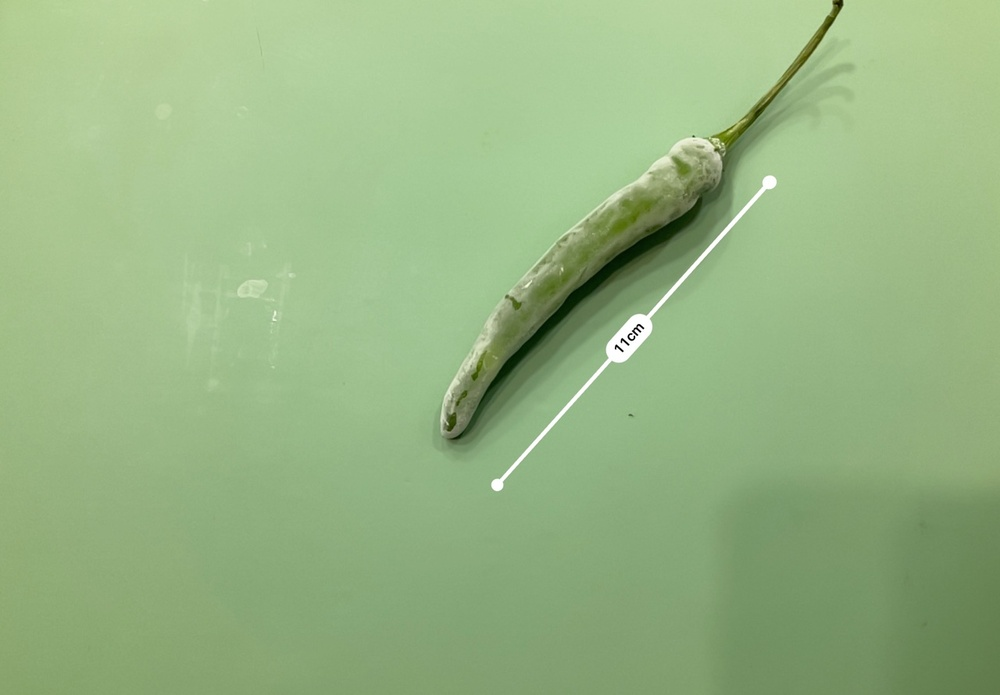
#> input picture length/test/chilipepper_11cm_3.jpg, 1000 x 695 px, shrunk from 1280 x 890 before the run, found by its file name
$ jupyter execute --allow-errors readImgNewImg.ipynb   (shell and % lines are left out)
#> lines starting #> are read from the running program, lines starting #| are printed output that depends on the picture; after the words box and inside, x2 and y2 are one past the last pixel; in counts of white or black regions, pixels touching at a corner belong together
[cell 1]
from google.colab import drive
drive.mount('/content/drive')

[cell 2]
cd /content/drive/MyDrive/dcx_mid_project/DCX_Mid_Project

[cell 3]
from imutils.perspective import four_point_transform
import matplotlib.pyplot as plt
import pytesseract
import imutils
import cv2
import re
import requests
import numpy as np
from google.colab.patches import cv2_imshow

[cell 4]
# [6 lines of commented-out code are left out]

[cell 5]
def length_from_image(img_url):
  imageOrgCp = cv2.imread(img_url)                      # 원본 이미지 불러오기
#> imageOrgCp is the input picture: shape (695, 1000, 3); mean B, G, R 131.3, 180.8, 150.8
  height, width, channel = imageOrgCp.shape             # 원본 이미지 크기 저장
  center = (width//2, height//2)                        # 이미지 center값 저장
  grayCp = cv2.cvtColor(imageOrgCp, cv2.COLOR_BGR2GRAY) # 이미지 흑백으로 전환
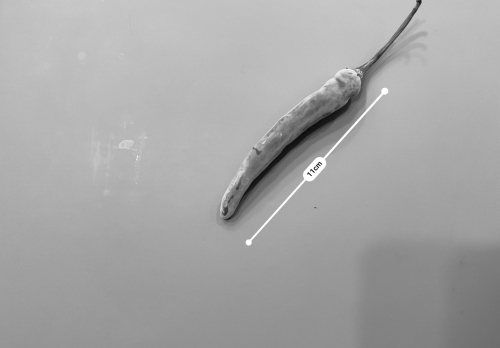
#> grayCp: shape (695, 1000) (shown at 1/2 size); min 0, max 255, mean 166.2

  grayCp = cv2.bitwise_not(grayCp)          # 이미지 색반전
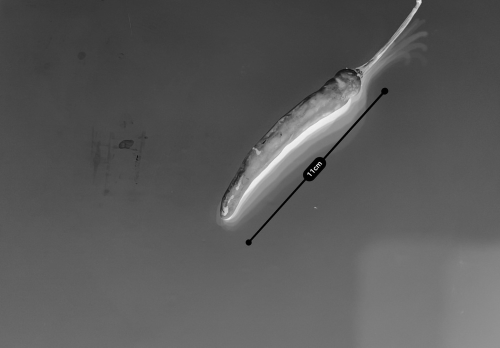
#> grayCp: shape (695, 1000) (shown at 1/2 size); min 0, max 255, mean 88.8
  threshold = 250                           # 숫자영역만 원래 0에 가까울것으로 추정되기때문에 색반전후 250 이상인값만 숫자일것으로 추정
  ret, mask = cv2.threshold(grayCp, threshold, 255, cv2.THRESH_BINARY_INV)  # threshold를 사용해 숫자영역을 제외한 나머지 부분 0으로 변환
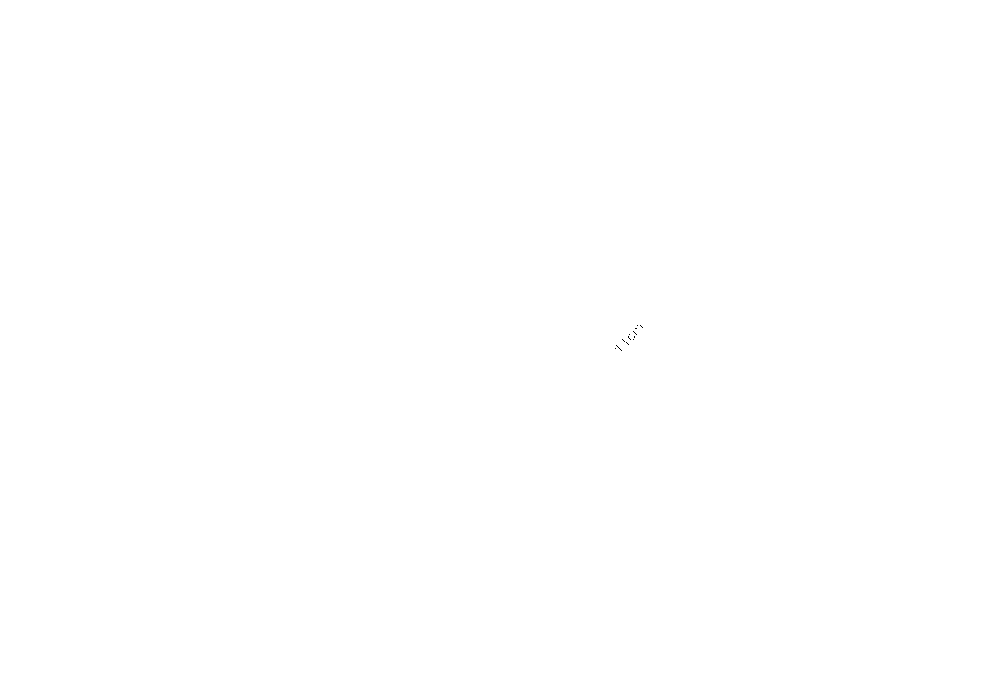
#> mask: shape (695, 1000); 100% white; black in thin lines or dots, all inside (x1, y1, x2, y2) = (615, 325, 643, 351)
#> ret = 250
  mask = cv2.bitwise_not(mask)              # mask영역 색 반전

  img_blurred = cv2.GaussianBlur(mask, ksize=(3, 3), sigmaX=0)  # 숫자영역중 흰색과 경계인 부분은 실제 0에 가까운값이 아니었기때문에 굉장히 얇은 실선 형태로 변환되었기때문에 가우시안 블러를 사용해 모양을 다시 살림

  img_blurred = 255-img_blurred             #
  ret, mask = cv2.threshold(img_blurred, threshold, 255, cv2.THRESH_BINARY_INV)
#> mask: shape (695, 1000); 0.03% white; 3 white regions, box (x1, y1, x2, y2) and area: (627, 324, 644, 341) 111, (614, 344, 623, 352) 42, (621, 338, 630, 346) 36

  mask = 255-mask
#> mask: shape (695, 1000); 100% white; 3 black regions
  # k = cv2.getStructuringElement(cv2.MORPH_RECT, (3, 3))
  # mask = cv2.erode(mask, k)
  cv2_imshow(mask)

  chars = pytesseract.image_to_string(mask)
  print(chars.split('\n'))
  return chars

#> (a cell that did not finish here is left out)

[cell 7]
# imread
imageOrgCp = cv2.imread("/content/drive/MyDrive/dcx_mid_project/DCX_Mid_Project/length/test/chilipepper_11cm_3.jpg")
height, width, channel = imageOrgCp.shape
center = (width//2, height//2)

grayCp = cv2.cvtColor(imageOrgCp, cv2.COLOR_BGR2GRAY)
cv2_imshow(grayCp)

[cell 8]
image = grayCp
image = 255-image
threshold = 250
ret, mask = cv2.threshold(image, threshold, 255, cv2.THRESH_BINARY_INV)
#> ret = 250
mask = cv2.bitwise_not(mask)

cv2_imshow(mask)
#> (the rest of this cell did not finish here and is left out)

#> (a cell that did not finish here is left out)

[cell 10]
# M = cv2.getRotationMatrix2D(center, -40, 1.0)
# grayCp = cv2.warpAffine(grayCp, M, (width,height))
mask = 255-mask
# mask = cv2.warpAffine(mask, M, (width,height))

[cell 11]
cv2_imshow(mask)

[cell 12]
contours, _ = cv2.findContours(
    mask,
    mode=cv2.RETR_LIST,
    method=cv2.CHAIN_APPROX_SIMPLE
)
#> contours = 29 contours, 28 with area under 20; largest, box (x1, y1, x2, y2) and area: (0, 0, 1000, 695) 693306

# temp_result = np.zeros((height, width), dtype=np.uint8)

# cv2.drawContours(temp_result, contours=contours, contourIdx=-1, color=255)
# cv2_imshow(temp_result)

temp_result = np.zeros((height, width), dtype=np.uint8)

contours_dict = []

for contour in contours:
    x, y, w, h = cv2.boundingRect(contour)
    cv2.rectangle(temp_result, pt1=(x, y), pt2=(x+w, y+h), color=255, thickness=-1)

    # insert to dict
    contours_dict.append({
        'x': x,
        'y': y,
        'w': w,
        'h': h,
        'cx': x + (w / 2),
        'cy': y + (h / 2)
    })
#> this loop made 29 passes
#> (contour, x, y, w, h) on passes 1 to 6: ([[620, 350], [621, 349], [622, 350], [621, 351]], 620, 349, 3, 3), ([[619, 349], [620, 348], [621, 349], [620, 350]], 619, 348, 3, 3), ([[618, 348], [619, 347], [620, 348], [619, 349]], 618, 347, 3, 3), ([[614, 348], [615, 347], [616, 348], [615, 349]], 614, 347, 3, 3), ([[617, 347], [618, 346], [619, 347], [618, 348]], 617, 346, 3, 3), ([[616, 346], [617, 345], [618, 346], [617, 347]], 616, 345, 3, 3)
#> temp_result: shape (695, 1000); every value is 255
#> after the loop, contours_dict = 29 items

[cell 13]
contours_dict

[cell 14]
cv2_imshow(temp_result)

[cell 15]
inv_grayCp = cv2.bitwise_not(grayCp)
cv2_imshow(inv_grayCp)

[cell 16]
bit_and = cv2.bitwise_and(inv_grayCp, temp_result)
M = cv2.getRotationMatrix2D(center, -50, 1.0)
#> M = [[0.643, -0.766, 444.4], [0.766, 0.643, -259.1]]
rotated = cv2.warpAffine(bit_and, M, (width,height))
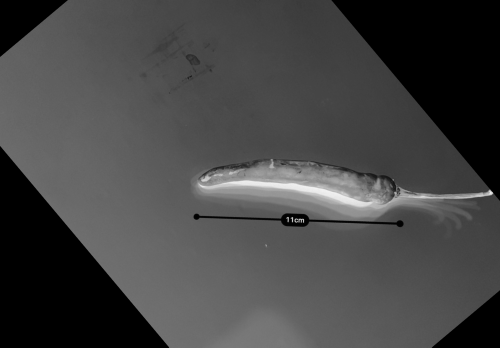
#> rotated: shape (695, 1000) (shown at 1/2 size); min 0, max 254, mean 68.7
cv2_imshow(bit_and)
cv2_imshow(rotated)

[cell 17]
threshold = 30
ret, mask = cv2.threshold(rotated, threshold, 255, cv2.THRESH_BINARY_INV)
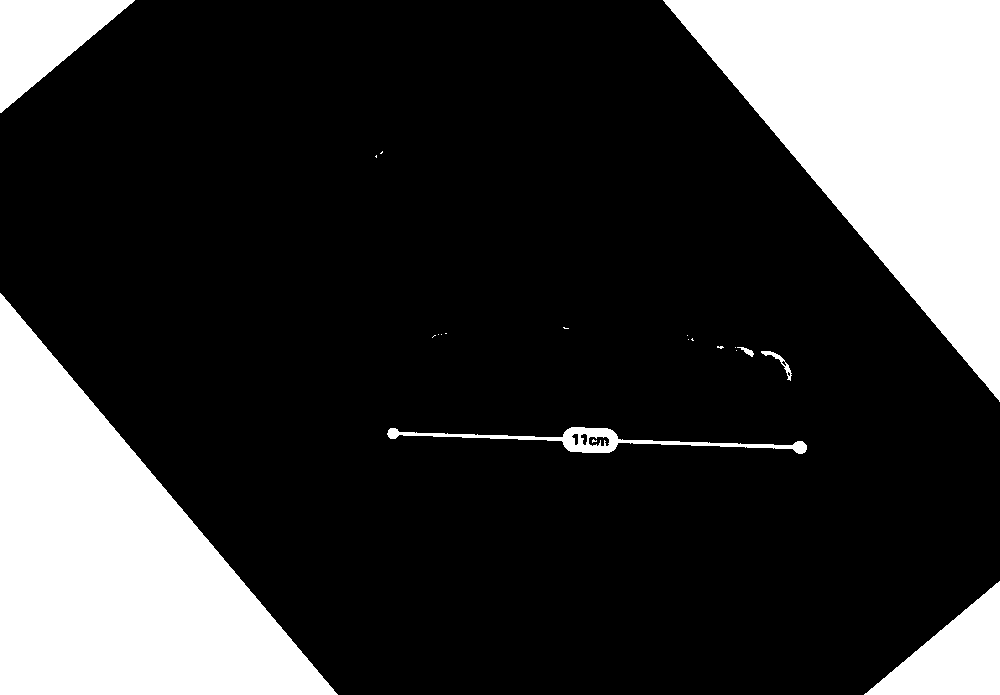
#> mask: shape (695, 1000); 22.2% white; 21 white regions (14 under 20 px), largest, box (x1, y1, x2, y2) and area: (0, 293, 338, 695) 68143, (663, 0, 1000, 402) 67861, (864, 581, 1000, 695) 7804
#> ret = 30
cv2_imshow(mask)

$ run again, with length/test/cabege_14cm.jpg copied over length/test/chilipepper_11cm_3.jpg
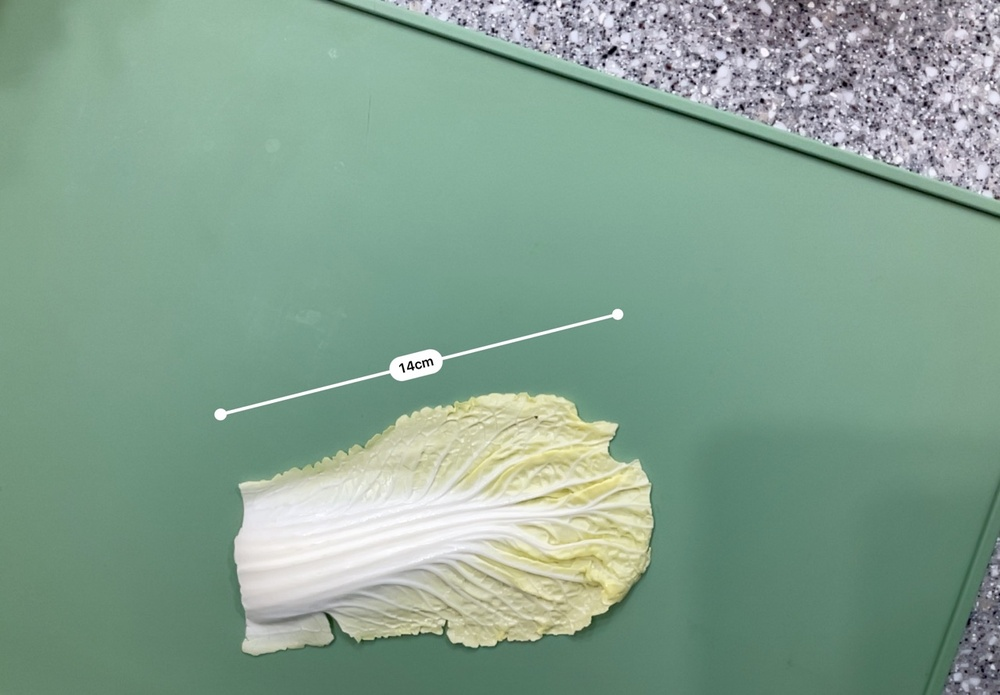
#> input picture length/test/cabege_14cm.jpg, 1000 x 695 px, shrunk from 1280 x 890 before the run, found by its file name
#> in length_from_image, imageOrgCp is the input picture: shape (695, 1000, 3); mean B, G, R 143.8, 161.3, 132.5
#> in length_from_image, `ret, mask = cv2.threshold(grayCp, threshold, 255, cv2.THRESH_BINARY_INV)`: ret = 250
#> in length_from_image, `ret, mask = cv2.threshold(img_blurred, threshold, 255, cv2.THRESH_BINA..`:
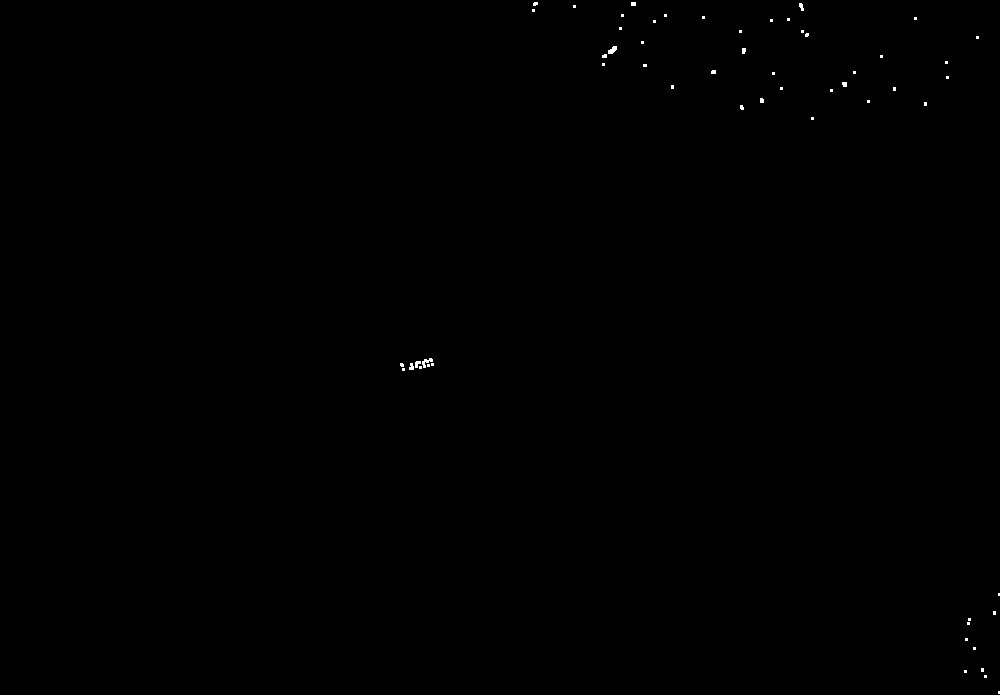
#> mask: shape (695, 1000); 0.11% white; 57 white regions (49 under 20 px), largest, box (x1, y1, x2, y2) and area: (422, 358, 433, 368) 50, (608, 46, 617, 54) 47, (415, 361, 421, 368) 29
#> contours = 71 contours, 69 with area under 20; largest, box (x1, y1, x2, y2) and area: (0, 0, 1000, 695) 693304, (608, 46, 617, 54) 26
#> the loop `for contour in contours:` made 71 passes
#> (contour, x, y, w, h) on passes 1, 2, 4, 5, 6, 7: ([[984, 676], [985, 675], [986, 676], [985, 677]], 984, 675, 3, 3), ([[964, 671], [965, 670], [966, 671], [965, 672]], 964, 670, 3, 3), ([[973, 648], [974, 647], [975, 648], [974, 649]], 973, 647, 3, 3), ([[965, 639], [966, 638], [967, 639], [966, 640]], 965, 638, 3, 3), ([[967, 623], [968, 622], [969, 623], [968, 624]], 967, 622, 3, 3), ([[968, 619], [969, 618], [970, 619], [969, 620]], 968, 618, 3, 3)
#> after the loop `for contour in contours:`: contours_dict = 71 items
#> `M = cv2.getRotationMatrix2D(center, -50, 1.0)`: M = [[0.643, -0.766, 444.4], [0.766, 0.643, -259.1]]
#> `ret, mask = cv2.threshold(rotated, threshold, 255, cv2.THRESH_BINARY_I..`:
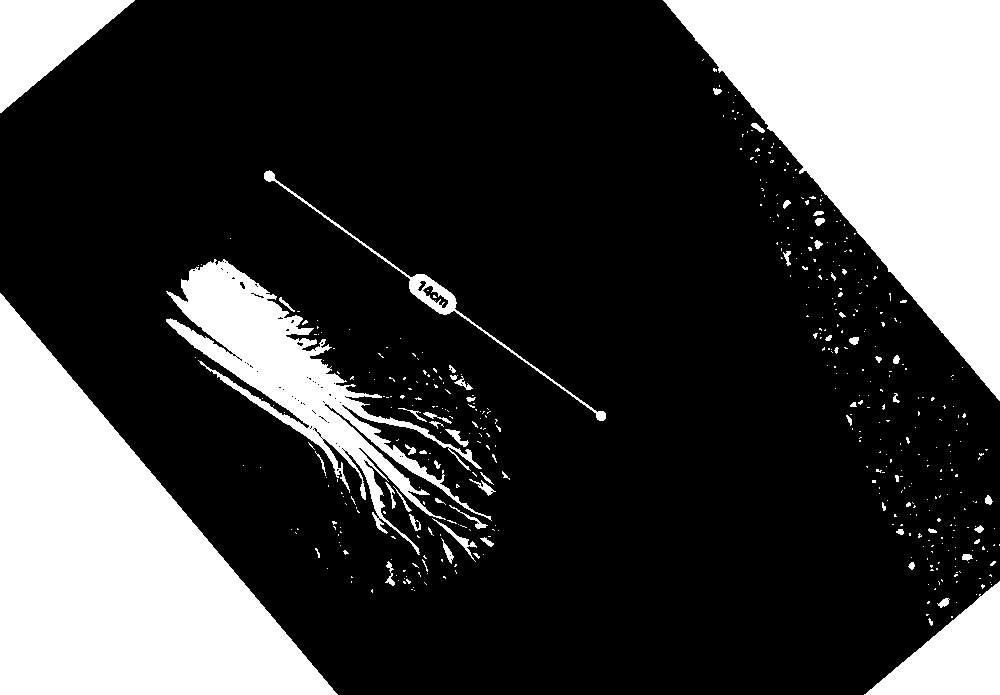
#> mask: shape (695, 1000); 25.7% white; 476 white regions (414 under 20 px), largest, box (x1, y1, x2, y2) and area: (0, 293, 338, 695) 68104, (663, 0, 1000, 401) 67833, (166, 259, 492, 555) 20920
#> `ret, mask = cv2.threshold(rotated, threshold, 255, cv2.THRESH_BINARY_I..`: ret = 30

$ run again, with length/test/galic_3cm.jpg copied over length/test/chilipepper_11cm_3.jpg
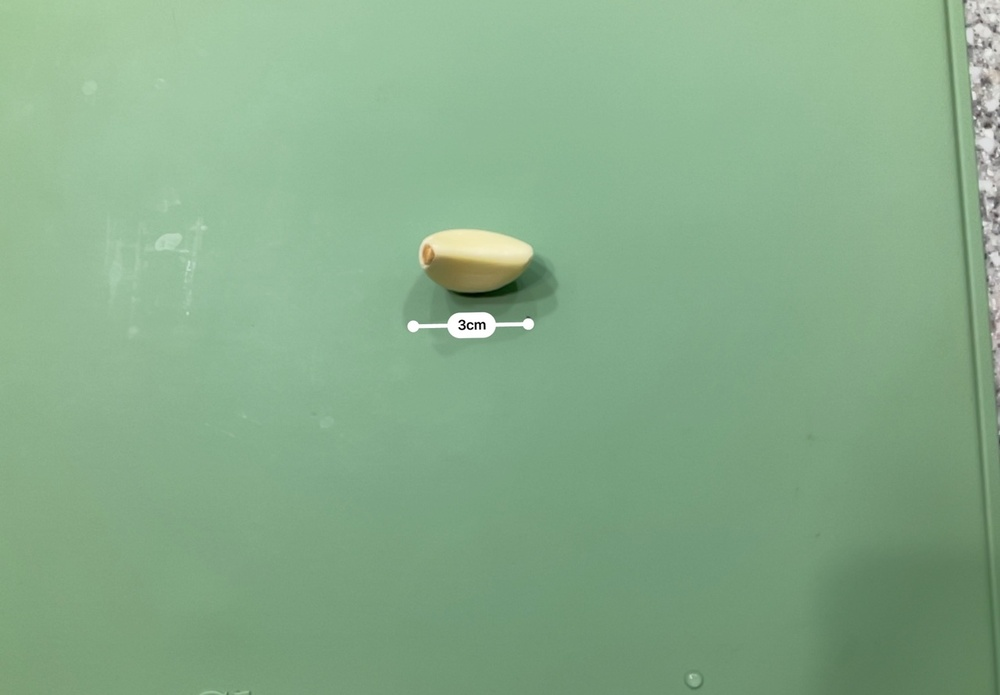
#> input picture length/test/galic_3cm.jpg, 1000 x 695 px, shrunk from 1280 x 890 before the run, found by its file name
#> in length_from_image, imageOrgCp is the input picture: shape (695, 1000, 3); mean B, G, R 138.2, 172.1, 135.4
#> in length_from_image, `grayCp = cv2.bitwise_not(grayCp)`:
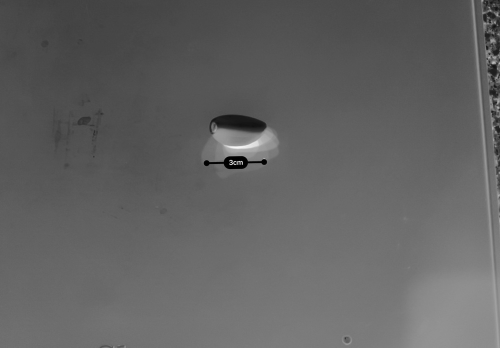
#> grayCp: shape (695, 1000) (shown at 1/2 size); min 0, max 255, mean 97.8
#> in length_from_image, `ret, mask = cv2.threshold(grayCp, threshold, 255, cv2.THRESH_BINARY_INV)`: ret = 250
#> contours = 14 contours, 13 with area under 20; largest, box (x1, y1, x2, y2) and area: (0, 0, 1000, 695) 693306
#> the loop `for contour in contours:` made 14 passes
#> (contour, x, y, w, h) on passes 1, 2, 3, 7, 9, 10: ([[474, 328], [475, 327], [476, 328], [475, 329]], 474, 327, 3, 3), ([[467, 328], [468, 327], [469, 328], [468, 329]], 467, 327, 3, 3), ([[458, 328], [459, 327], [460, 328], [459, 329]], 458, 327, 3, 3), ([[466, 325], [467, 324], [468, 325], [467, 326]], 466, 324, 3, 3), ([[478, 323], [479, 322], [480, 323], [479, 324]], 478, 322, 3, 3), ([[474, 323], [475, 322], [476, 323], [475, 324]], 474, 322, 3, 3)
#> after the loop `for contour in contours:`: contours_dict = 14 items
#> `M = cv2.getRotationMatrix2D(center, -50, 1.0)`: M = [[0.643, -0.766, 444.4], [0.766, 0.643, -259.1]]
#> `ret, mask = cv2.threshold(rotated, threshold, 255, cv2.THRESH_BINARY_I..`:
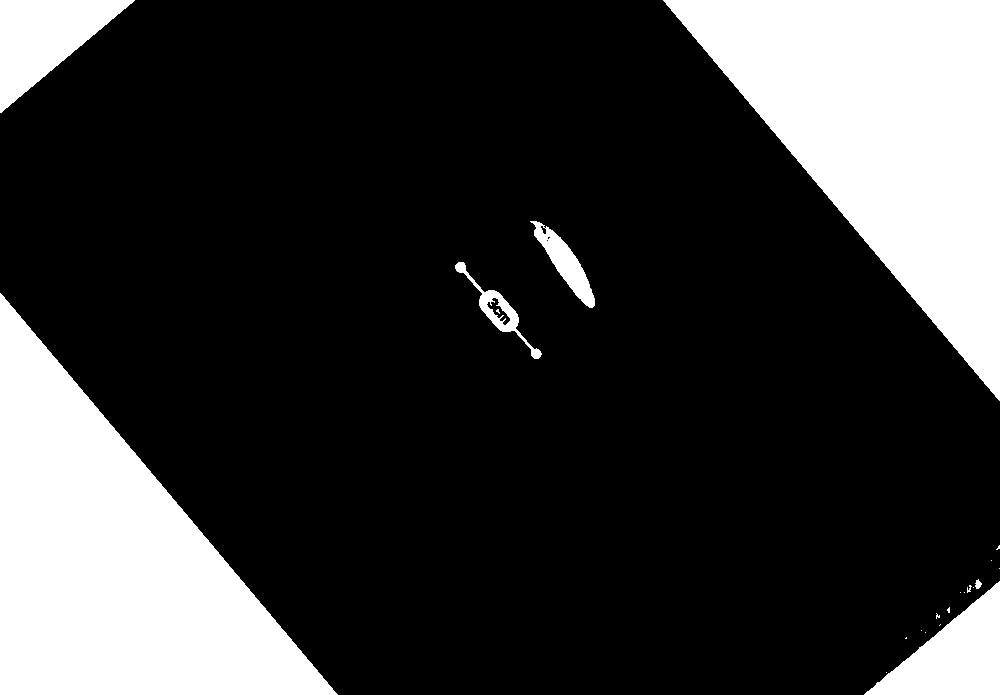
#> mask: shape (695, 1000); 22.2% white; 22 white regions (14 under 20 px), largest, box (x1, y1, x2, y2) and area: (0, 293, 338, 695) 68131, (663, 0, 1000, 401) 67809, (864, 581, 1000, 695) 7811
#> `ret, mask = cv2.threshold(rotated, threshold, 255, cv2.THRESH_BINARY_I..`: ret = 30
